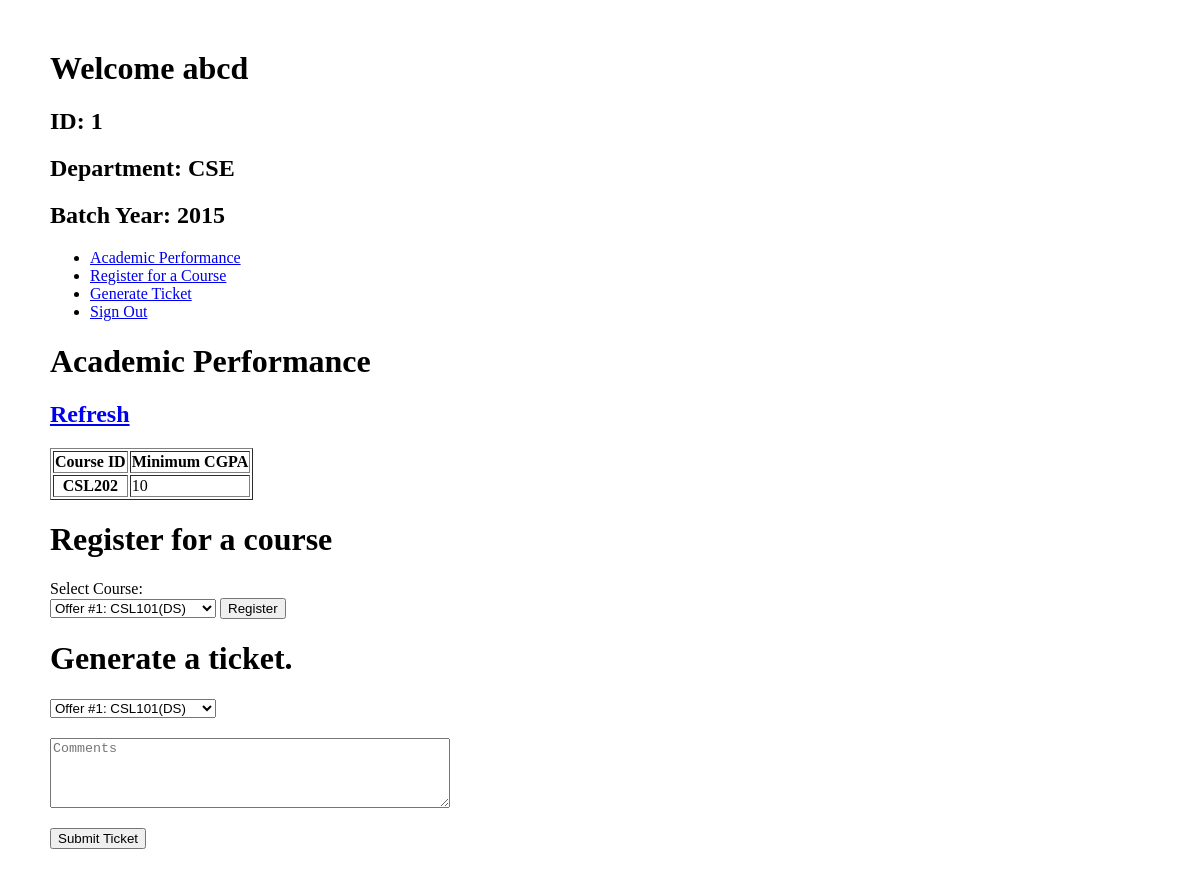
The app's page /students.php (signed in), older data.
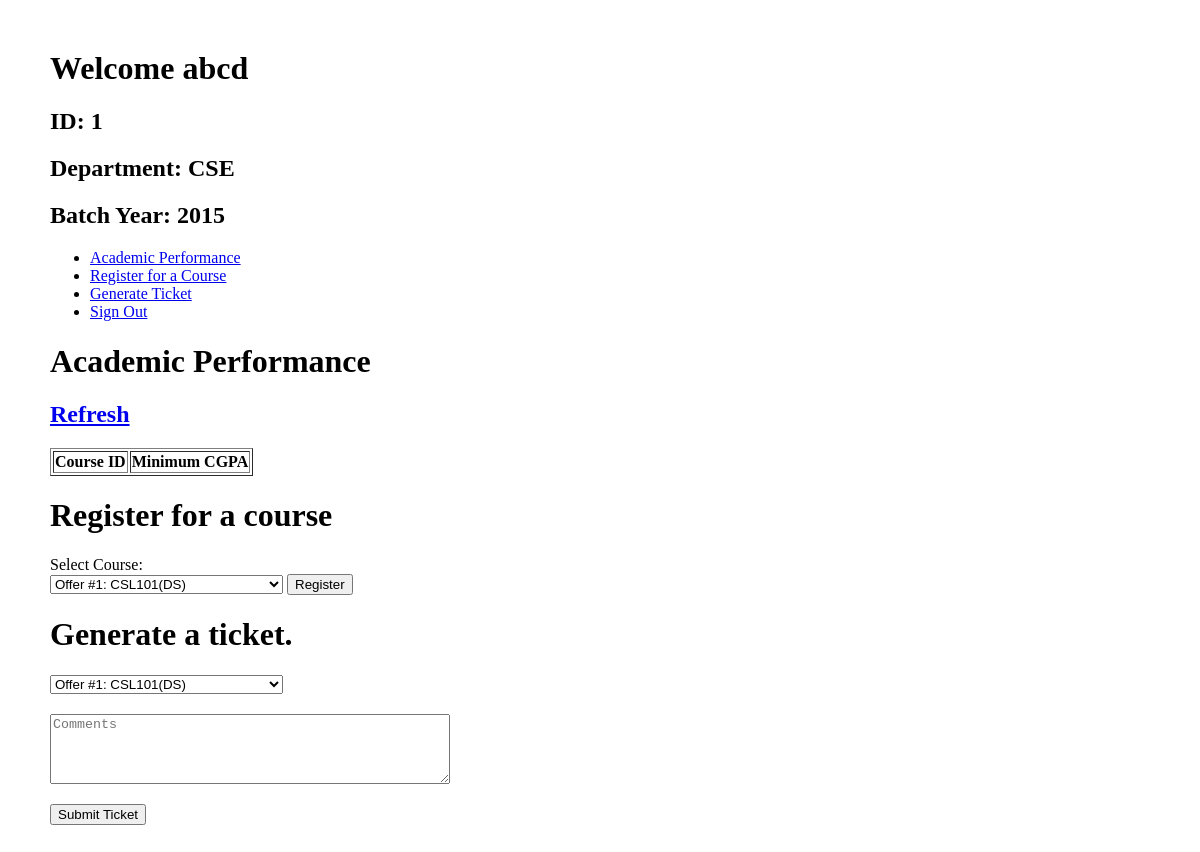
The same page, newer data.
### tables this page shows
CREATE TABLE IF NOT EXISTS `students` (
  `ID` int(11) NOT NULL AUTO_INCREMENT,
  `Name` varchar(100) NOT NULL,
  `Department` varchar(100) NOT NULL,
  `Batch_Year` int(11) NOT NULL,
  PRIMARY KEY (`ID`),
  KEY `Department` (`Department`)
);

CREATE TABLE IF NOT EXISTS `offers` (
  `Course_ID` varchar(100) NOT NULL,
  `Faculty_ID` int(11) NOT NULL,
  `Offer_ID` int(11) NOT NULL AUTO_INCREMENT,
  `section_ID` int(11) NOT NULL,
  `Minimum_CGPA` int(11) NOT NULL DEFAULT '0',
  `Completed` int(11) NOT NULL DEFAULT '0',
  PRIMARY KEY (`Offer_ID`,`Course_ID`,`Faculty_ID`),
  KEY `section_att` (`section_ID`),
  KEY `Faculty_ID` (`Faculty_ID`),
  KEY `Course_ID` (`Course_ID`)
);

### session.php (called while the page is built, shortened)
<?php
   include('config.php');
   $user_check = $_SESSION['login_user'];
   $ses_sql = mysqli_query($db,"select username from admin where username = '$user_check' ");
   $row = mysqli_fetch_array($ses_sql,MYSQLI_ASSOC);
   $login_session = $row['username'];
?>

### students.php (the view, shortened to what this page needs)
<?php
    include('session.php');
?>
    <html>
    <head>
    </head>
    <body style="margin:50px;">
        <div class="container">
            <h1>Welcome
                <?php
                    echo $login_session;
                    $sql = "SELECT * FROM students WHERE id = " . $_SESSION["id"];
                    $result = mysqli_query($db, $sql);
                    $row = mysqli_fetch_array($result, MYSQLI_ASSOC);
                    echo '<h2>ID: ' . $row['ID'] . '</h2>';
                    echo '<h2>Department: ' . $row['Department'] . '</h2>';
                    echo '<h2>Batch Year: ' . $row['Batch_Year'] . '</h2>';
                ?>
            </h1>
            <ul>
                <li>
                    <a href="#acadperf">Academic Performance</a>
                </li>
                <li>
                    <a href="#regcourse">Register for a Course</a>
                </li>
                <li>
                    <a href="#genticket">Generate Ticket</a>
                </li>
                <li>
                    <a href="logout.php">Sign Out</a>
                </li>
            </ul>
            <div id="acadperf">
                <h1>Academic Performance</h1>
                <h2><a href=".">Refresh</a></h2>
                <table border=1>
                    <thead>
                        <tr>
                            <th>Course ID</th>
                            <th>Minimum CGPA</th>
                        </tr>
                    </thead>
                    <tbody>
                        <?php
                                $sql = "SELECT offers.course_id, offers.minimum_cgpa FROM takes, offers WHERE offers.offer_id = takes.offer_id AND takes.student_id = " .  $_SESSION["id"];
                                $result = mysqli_query($db, $sql);
                                while($row = mysqli_fetch_array($result, MYSQLI_ASSOC)){
                                    echo "<tr>";
                                    echo '<th scope="row">' . $row["course_id"] . "</th>";
                                    echo '<td>' . $row["minimum_cgpa"] . '</td>';
                                    echo "</tr>";
                                }
                    ?>
                    </tbody>
                </table>
            </div>
            <div id="regcourse">
                <h1>Register for a course</h1>
                Select Course:
                <?php
                    if(isset($_POST['register'])){
                        $oid = $_POST['course_register'];
                    } else {
                        $oid = -1;
                    }
                ?>
                    <form action="#" method="post">
                        <select name="course_register">
                            <?php
                                $sql = "SELECT offers.offer_id, offers.course_id, courses.name FROM offers, courses WHERE offers.course_id = courses.course_id";
                                $result = mysqli_query($db, $sql);
                                while($row = mysqli_fetch_array($result, MYSQLI_ASSOC)){
                                    echo "<option value=\"" . $row["offer_id"] ."\"";
                                    if ($oid == $row["offer_id"]) echo "selected";
                                    echo ">";
                                    echo "Offer #" . $row["offer_id"] . ":   " . $row["course_id"] . "(" . $row["name"] . ")";
                                    echo "</option>";
                                }
                            ?>
                        </select>
                        <input type="submit" name="register" value="Register" />
                    </form>
            </div>
            <div id="genticket">
                <h1>Generate a ticket.</h1>
            </div>
            <form action="#" method="post">
                <select name="ticket">
                    <?php
                        $sql = "SELECT offers.offer_id, offers.course_id, courses.name FROM offers, courses WHERE offers.course_id = courses.course_id";
                        $result = mysqli_query($db, $sql);
                        while($row = mysqli_fetch_array($result, MYSQLI_ASSOC)){
                            echo "<option value=\"" . $row["offer_id"] ."\"";
                            if ($oid == $row["offer_id"]) echo "selected";
                            echo "><a href=\"#\" class=\"dropdown-item\">";
                            echo "Offer #" . $row["offer_id"] . ":   " . $row["course_id"] . "(" . $row["name"] . ")";
                            echo "</a></option>";
                        }
                    ?>
                </select><br>
                <textarea name="comment" form="usrform" placeholder="Comments" style="margin-top:20px;width:400px;height:70px;"></textarea><br>
                <input type="submit" name="ticket-submit" value="Submit Ticket" style="margin-top:20px;"/>
            </form>
        </div>
    </body>
    </html>

Row changes from the older to the newer data that the page shows:
removed offers: Course_ID "CSL202", Minimum_CGPA "10"
